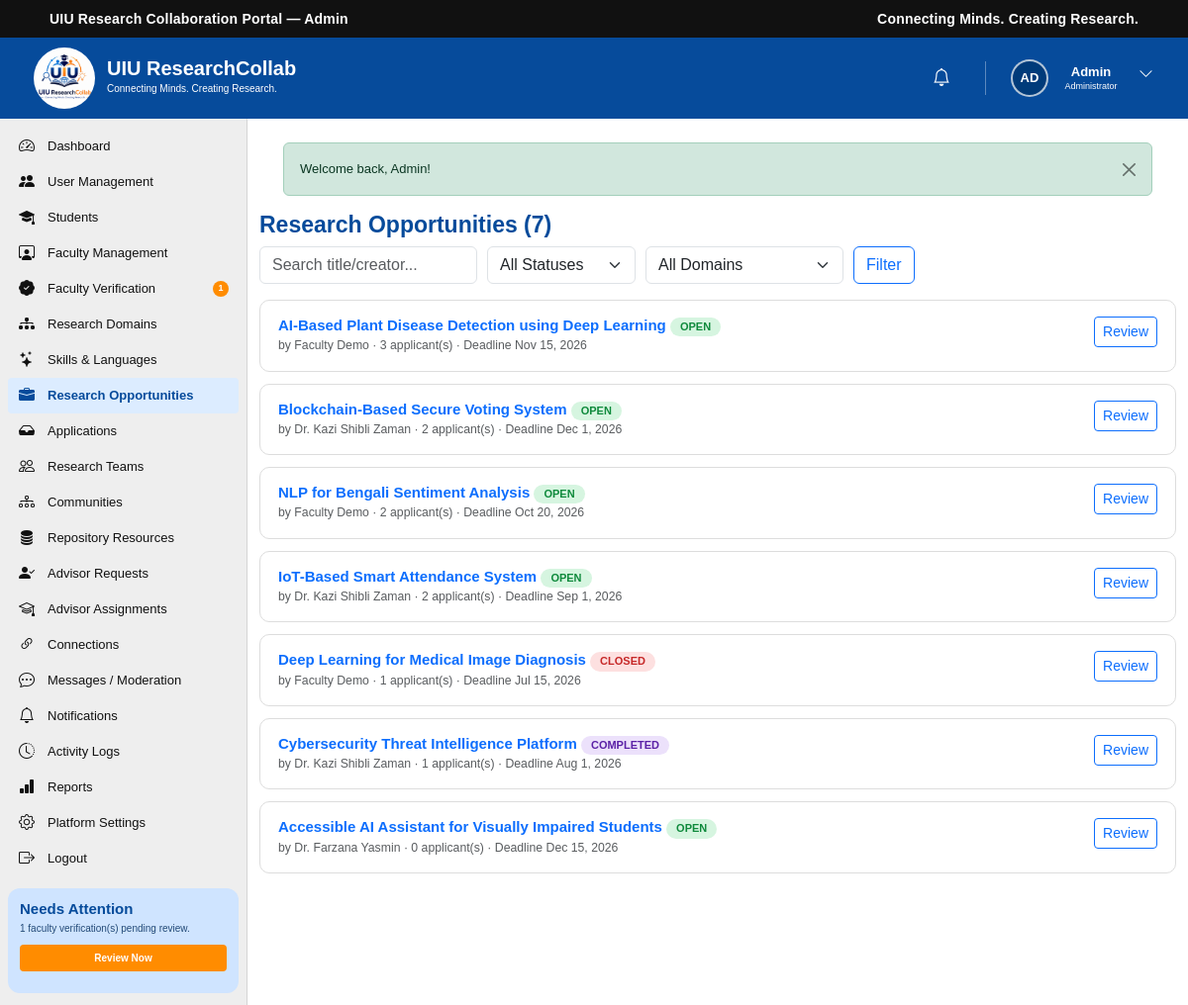
Screenshot of /admin/opportunities.php (signed in) with the database file from the repository.
### tables this page shows
CREATE TABLE `users` (
  `id` int(10) UNSIGNED NOT NULL,
  `name` varchar(100) NOT NULL,
  `email` varchar(150) NOT NULL,
  `password` varchar(255) NOT NULL,
  `role` enum('student','faculty','admin') NOT NULL DEFAULT 'student',
  `status` enum('active','inactive','suspended') NOT NULL DEFAULT 'active',
  `email_verified_at` datetime DEFAULT NULL,
  `last_login_at` datetime DEFAULT NULL,
  `created_at` timestamp NOT NULL DEFAULT current_timestamp(),
  `updated_at` timestamp NOT NULL DEFAULT current_timestamp() ON UPDATE current_timestamp()
);

CREATE TABLE `research_opportunities` (
  `id` int(10) UNSIGNED NOT NULL,
  `created_by` int(10) UNSIGNED NOT NULL,
  `title` varchar(250) NOT NULL,
  `description` text DEFAULT NULL,
  `problem_statement` text DEFAULT NULL,
  `requirements` text DEFAULT NULL,
  `project_type` varchar(100) DEFAULT NULL,
  `team_size_min` int(10) UNSIGNED DEFAULT 2,
  `team_size_max` int(10) UNSIGNED DEFAULT 6,
  `deadline` date DEFAULT NULL,
  `status` enum('Open','Closed','Draft','Completed') DEFAULT 'Open',
  `visibility` enum('Public','Community','Private') DEFAULT 'Public',
  `created_at` timestamp NOT NULL DEFAULT current_timestamp(),
  `updated_at` timestamp NOT NULL DEFAULT current_timestamp() ON UPDATE current_timestamp()
);

### includes/functions.php (called while the page is built, shortened)
<?php
function e(?string $value): string
{
    return htmlspecialchars((string)$value, ENT_QUOTES, 'UTF-8');
}
function base_url(): string
{
    static $base = null;
    if ($base === null) {
        $root    = str_replace('\\', '/', rtrim(dirname(__DIR__), '/\\'));
        $docRoot = str_replace('\\', '/', rtrim($_SERVER['DOCUMENT_ROOT'] ?? '', '/\\'));
        $base    = ($docRoot !== '' && strpos($root, $docRoot) === 0) ? substr($root, strlen($docRoot)) : '';
    }
    return $base;
}
function url(string $path): string
{
    return base_url() . $path;
}
function format_date(?string $date, string $fmt = 'M j, Y'): string
{
    $ts = strtotime($date);
    return $ts ? date($fmt, $ts) : '—';
}
function initials(string $name): string
{
    $parts = array_filter(preg_split('/\s+/', trim($name)));
    $parts = array_values($parts);
    $first = mb_substr($parts[0], 0, 1);
    $last  = count($parts) > 1 ? mb_substr(end($parts), 0, 1) : '';
    return mb_strtoupper($first . $last);
}
function current_page(): int
{
    $p = isset($_GET['page']) ? (int)$_GET['page'] : 1;
    return $p > 0 ? $p : 1;
}
function paginate_offset(int $page, int $perPage): int
{
    return ($page - 1) * $perPage;
}

### includes/auth.php (called while the page is built, shortened)
<?php
function current_user_id(): ?int
{
    return isset($_SESSION['user_id']) ? (int)$_SESSION['user_id'] : null;
}
function is_logged_in(): bool
{
    return isset($_SESSION['user_id']);
}
function current_user(): ?array
{
    static $cache = null;
    if ($cache === null) {
        $stmt = db()->prepare('SELECT * FROM users WHERE id = ? LIMIT 1');
        $stmt->execute([current_user_id()]);
        $cache = $stmt->fetch() ?: null;
    }
    return $cache;
}

### config/database.php (called while the page is built, shortened)
<?php
function db(): PDO
{
    static $pdo = null;
    if ($pdo === null) {
        $dsn = 'mysql:host=' . DB_HOST . ';dbname=' . DB_NAME . ';charset=' . DB_CHARSET;
        try {
            $pdo = new PDO($dsn, DB_USER, DB_PASS, [
                PDO::ATTR_ERRMODE            => PDO::ERRMODE_EXCEPTION,
                PDO::ATTR_DEFAULT_FETCH_MODE => PDO::FETCH_ASSOC,
                PDO::ATTR_EMULATE_PREPARES   => false,
            ]);
        } catch (PDOException $e) {
            error_log('Database connection failed: ' . $e->getMessage());
            http_response_code(500);
            die('Service temporarily unavailable. Please try again later.');
        }
    }
    return $pdo;
}

### includes/admin_guard.php (called while the page is built, shortened)
<?php
$currentUser = current_user();

### admin/opportunities.php (the view, shortened to what this page needs)
<?php
require_once __DIR__ . '/../includes/admin_guard.php';
$pdo     = db();
$q = trim((string)($_GET['q'] ?? ''));
$where = ['1=1']; $params = [];
$perPage = 15; $page = current_page();
$countStmt = $pdo->prepare("SELECT COUNT(*) FROM research_opportunities o JOIN users u ON u.id = o.created_by WHERE " . implode(' AND ', $where));
$countStmt->execute($params);
$total = (int)$countStmt->fetchColumn();
$stmt = $pdo->prepare(
    "SELECT o.*, u.name AS creator_name, (SELECT COUNT(*) FROM opportunity_applications a WHERE a.opportunity_id = o.id) AS applicant_count
     FROM research_opportunities o JOIN users u ON u.id = o.created_by
     WHERE " . implode(' AND ', $where) . " ORDER BY o.created_at DESC LIMIT $perPage OFFSET " . paginate_offset($page, $perPage)
);
$stmt->execute($params);
$opportunities = $stmt->fetchAll();
function opp_status_pill2(string $status): string
{
    return match ($status) { 'Open' => 'pill pill-green', 'Closed' => 'pill pill-red', 'Draft' => 'pill pill-gray', 'Completed' => 'pill pill-purple', default => 'pill pill-gray' };
}
?>
<!DOCTYPE html>
<html lang="en">
<head>
    <link href="https://cdn.jsdelivr.net/npm/bootstrap@5.3.3/dist/css/bootstrap.min.css" rel="stylesheet">
    <link rel="stylesheet" href="https://cdn.jsdelivr.net/npm/bootstrap-icons@1.11.3/font/bootstrap-icons.min.css">
    <link rel="stylesheet" href="../CSS/dashboard.css">
</head>
<body>
<?php require __DIR__ . '/../includes/admin_header.php'; ?>
<?php require __DIR__ . '/../includes/admin_sidebar.php'; ?>
    <main class="dashboard-main">
        <h2 style="color:var(--uiu-blue);font-size:23px;font-weight:700;">Research Opportunities (<?= $total ?>)</h2>
        <form method="get" class="filter-bar">
            <input type="text" name="q" value="<?= e($q) ?>" class="form-control" style="max-width:220px;" placeholder="Search title/creator...">
            <select name="status" class="form-select" style="max-width:150px;"><option value="">All Statuses</option></select>
            <select name="domain" class="form-select" style="max-width:200px;"><option value="">All Domains</option></select>
            <button type="submit" class="btn btn-outline-primary">Filter</button>
        </form>
        <?php foreach ($opportunities as $o): ?>
            <div class="app-panel d-flex justify-content-between align-items-start flex-wrap gap-2">
                <div>
                    <h3 style="font-size:15px;color:var(--uiu-blue);font-weight:700;margin:0;"><a href="<?= e(url('/admin/opportunity-details.php?id=' . $o['id'])) ?>" class="text-decoration-none"><?= e($o['title']) ?></a> <span class="<?= opp_status_pill2($o['status']) ?>"><?= e($o['status']) ?></span></h3>
                    <p class="text-muted small mb-0">by <?= e($o['creator_name']) ?> &middot; <?= (int)$o['applicant_count'] ?> applicant(s) &middot; Deadline <?= format_date($o['deadline']) ?></p>
                </div>
                <div class="d-flex gap-2 flex-wrap">
                    <a href="<?= e(url('/admin/opportunity-details.php?id=' . $o['id'])) ?>" class="btn btn-sm btn-outline-primary">Review</a>
                </div>
            </div>
        <?php endforeach; ?>
    </main>
<?php require __DIR__ . '/../includes/footer.php'; ?>
</body>
</html>

### includes/admin_header.php (shortened to what this page needs)
<div class="top-bar">
    <div class="container-fluid">
        <div class="row align-items-center">
            <div class="col-6">
                <div class="portal-title">UIU Research Collaboration Portal — Admin</div>
            </div>
            <div class="col-6 text-end">
                <div class="portal-tagline">Connecting Minds. Creating Research.</div>
            </div>
        </div>
    </div>
</div>
<header class="dashboard-header">
    <div class="dashboard-header-left">
        <a href="<?= e(url('/admin/dashboard.php')) ?>" class="dashboard-logo-link">
            <img src="<?= e(url('/IMAGES/logo.jpg')) ?>" alt="UIU ResearchCollab Logo" class="dashboard-logo">
        </a>
        <div class="dashboard-brand">
            <h1>UIU ResearchCollab</h1>
            <p>Connecting Minds. Creating Research.</p>
        </div>
    </div>
    <div class="dashboard-header-right">
        <div class="header-icon notification-icon">
            <a href="<?= e(url('/admin/notifications.php')) ?>" aria-label="Notifications">
                <i class="bi bi-bell"></i>
            </a>
        </div>
        <div class="dropdown dashboard-user-dropdown">
            <button class="dashboard-user btn p-0 border-0 bg-transparent" type="button" data-bs-toggle="dropdown" aria-expanded="false" aria-label="User menu">
                <span class="user-avatar avatar-initials"><?= e(initials($currentUser['name'])) ?></span>
                <div class="user-information">
                    <h3 class="user-first-name"><?= e(explode(' ', trim($currentUser['name']))[0] ?? $currentUser['name']) ?></h3>
                    <p>Administrator</p>
                </div>
                <span class="user-dropdown-button"><i class="bi bi-chevron-down"></i></span>
            </button>
        </div>
    </div>
</header>
<div class="dashboard-wrapper">

### CSS/dashboard.css (style rules this page uses)
:root { --uiu-blue: #064b9b; --uiu-dark-blue: #003b7a; --uiu-light-blue: #e5f0ff; --uiu-orange: #ff8c00; --uiu-green: #13a538; --uiu-purple: #7b3fc6; --uiu-teal: #00a99d; --text-dark: #111111; --text-medium: #444444; --text-light: #666666; --background: #f5f5f5; --card-background: #ffffff; --border-color: #dddddd; }
* { margin: 0; padding: 0; box-sizing: border-box; }
html { scroll-behavior: smooth; }
body { font-family: Arial, Helvetica, sans-serif; background-color: var(--background); color: var(--text-dark); font-size: 14px; overflow-x: hidden; }
a { text-decoration: none; }
button, input { font-family: inherit; }
img { max-width: 100%; display: block; }
.top-bar { width: 100%; min-height: 38px; background-color: #111111; color: #ffffff; display: flex; align-items: center; }
.top-bar .container-fluid { padding-left: 50px; padding-right: 50px; }
.portal-title { font-size: 14px; font-weight: 700; letter-spacing: 0.2px; line-height: 1.2; }
.portal-tagline { font-size: 14px; font-weight: 600; letter-spacing: 0.2px; line-height: 1.2; }
.dashboard-header { width: 100%; height: 82px; background-color: var(--uiu-blue); display: flex; align-items: center; justify-content: space-between; padding: 30px 30px; color: #ffffff; }
.dashboard-header-left { display: flex; align-items: center; height: 100%; flex-shrink: 0; }
.dashboard-logo-link { display: flex; align-items: center; justify-content: center; width: 70px; height: 70px; }
.dashboard-logo { width: 62px; height: 62px; object-fit: contain; border-radius: 50%; }
.dashboard-brand { margin-left: 8px; line-height: 1; }
.dashboard-brand h1 { margin: 0; color: #ffffff; font-size: 20px; font-weight: 700; line-height: 20px; }
.dashboard-brand p { margin: 1px 0 0; color: #ffffff; font-size: 10px; line-height: 20px; }
.dashboard-header-right { height: 100%; display: flex; align-items: center; justify-content: flex-end; gap: 15px; }
.header-icon { width: 38px; height: 42px; display: flex; align-items: center; justify-content: center; position: relative; }
.dashboard-user { height: 100%; display: flex; align-items: center; gap: 8px; }
.user-avatar { width: 38px; height: 38px; border-radius: 50%; object-fit: cover; border: 2px solid rgba(255, 255, 255, 0.7); }
.user-information { min-width: 70px; }
.user-information h3 { margin: 0; color: #ffffff; font-size: 13px; font-weight: 700; line-height: 16px; }
.user-information p { margin: 0; color: #ffffff; font-size: 9px; line-height: 12px; }
.user-dropdown-button { width: 25px; height: 30px; border: none; background: transparent; color: #ffffff; font-size: 15px; cursor: pointer; }
.dashboard-wrapper { width: 100%; min-height: calc(100vh - 102px); display: flex; align-items: stretch; }
.dashboard-main { flex: 1; min-width: 0; background-color: #ffffff; padding: 10px 12px 20px; }
.avatar-initials { display: flex; align-items: center; justify-content: center; background-color: var(--uiu-dark-blue); color: #ffffff; font-size: 13px; font-weight: 700; }
.header-icon a { width: 35px; height: 35px; border: none; background: transparent; color: #ffffff; font-size: 18px; cursor: pointer; display: flex; align-items: center; justify-content: center; position: relative; }
.dashboard-user-dropdown { height: 100%; display: flex; align-items: center; }

### admin/opportunities.php (style rules this page uses)
.app-panel { background:#fff;border:1px solid var(--border-color);border-radius:10px;padding:16px 18px;margin-bottom:12px }
.filter-bar { display:flex;flex-wrap:wrap;gap:10px;margin-bottom:16px }
.pill { display:inline-flex;align-items:center;padding:3px 10px;border-radius:20px;font-size:11px;font-weight:700;text-transform:uppercase }
.pill-green { background:#d6f5e0;color:#0f8a3c }
.pill-red { background:#fde0e0;color:#c62828 }
.pill-purple { background:#ece1fb;color:#5b21a6 }

### rows the page displays
users: name "AD", name "Admin"
research_opportunities: title "AI-Based Plant Disease Detection using Deep Learning", status "OPEN", created_by.name "Faculty Demo", applicant_count "3", deadline "Nov 15, 2026"
research_opportunities: title "Blockchain-Based Secure Voting System", status "OPEN", created_by.name "Dr. Kazi Shibli Zaman", applicant_count "2", deadline "Dec 1, 2026"
research_opportunities: title "NLP for Bengali Sentiment Analysis", status "OPEN", created_by.name "Faculty Demo", applicant_count "2", deadline "Oct 20, 2026"
research_opportunities: title "IoT-Based Smart Attendance System", status "OPEN", created_by.name "Dr. Kazi Shibli Zaman", applicant_count "2", deadline "Sep 1, 2026"
research_opportunities: title "Deep Learning for Medical Image Diagnosis", status "CLOSED", created_by.name "Faculty Demo", applicant_count "1", deadline "Jul 15, 2026"
research_opportunities: title "Cybersecurity Threat Intelligence Platform", status "COMPLETED", created_by.name "Dr. Kazi Shibli Zaman", applicant_count "1", deadline "Aug 1, 2026"
research_opportunities: title "Accessible AI Assistant for Visually Impaired Students", status "OPEN", created_by.name "Dr. Farzana Yasmin", applicant_count "0", deadline "Dec 15, 2026"

### other values shown
$label "Dashboard"
$label "User Management"
$label "Students"
$label "Faculty Management"
$label "Faculty Verification"
$pendingVerificationCount "1"
$label "Research Domains"
$label "Skills & Languages"
$label "Research Opportunities"
$label "Applications"
$label "Research Teams"
$label "Communities"
$label "Repository Resources"
$label "Advisor Requests"
$label "Advisor Assignments"
